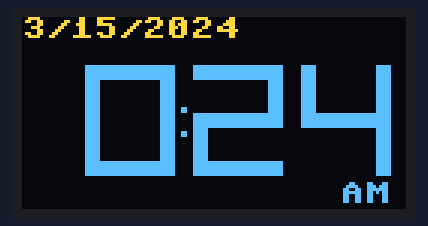
The program below on a simulated Raspberry Pi Pico running MicroPython. Shown: 128×64 one-colour display. The OLED is the two-colour kind (top 16 rows yellow); the clock reads 2024-03-15 10:24:30 at power-on unless the program sets it.

Above: at 0.1 s.
At 63.8 s:
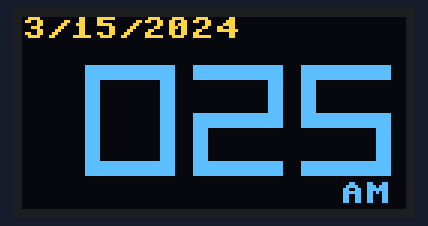
At 128.5 s:
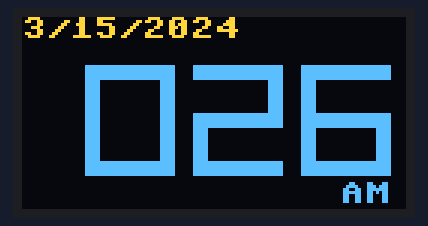

The program:

05-integrating-localtime.py
```python
from machine import Pin, I2C
from ssd1306 import SSD1306_I2C
from utime import localtime, sleep

# OLED DATA Pin on GPIO 0
OLED_SSD1306_SDA_PIN = 0
# OLED Clock Pin on GPIO 1
OLED_SSD1306_SCL_PIN = 1

sda=Pin(OLED_SSD1306_SDA_PIN, Pin.OUT)
scl=Pin(OLED_SSD1306_SCL_PIN, Pin.OUT)

# freq=198000 to 3600000 seem to work.  Use 3000000 as a safe option.
i2c = I2C(0, scl=scl, sda=sda, freq=3000000)

# Initialize display (128x64 pixels)
oled = SSD1306_I2C(128, 64, i2c)

segmentMapping = [
  #a, b, c, d, e, f, g
  [1, 1, 1, 1, 1, 1, 0], # 0
  [0, 1, 1, 0, 0, 0, 0], # 1
  [1, 1, 0, 1, 1, 0, 1], # 2
  [1, 1, 1, 1, 0, 0, 1], # 3
  [0, 1, 1, 0, 0, 1, 1], # 4
  [1, 0, 1, 1, 0, 1, 1], # 5
  [1, 0, 1, 1, 1, 1, 1], # 6
  [1, 1, 1, 0, 0, 0, 0], # 7
  [1, 1, 1, 1, 1, 1, 1], # 8
  [1, 1, 1, 1, 0, 1, 1]  # 9
];


# x and y are upper-left-corner
# width and height are the dimensions of the digit
# thinkness is the width of the line segments
# color is 1 for white and 0 for black
def drawDigit(digit, x, y, width, height, thinkness, color):
  if digit < 0:
      return
  # get a list of the segments that are on for this digit
  segmentOn = segmentMapping[digit];

  # Draw the horizontal segments: top, bottem, middle
  for i in [0, 3, 6]:
    if (segmentOn[i]):
      if (i==0): # top
          yOffset = 0
      if (i==3):
          yOffset = height - thinkness # bottem element
      if (i==6):
          yOffset = height // 2 - thinkness // 2# bottum
      # oled.line(x - size, y+yOffset-size, x + size, y+yOffset-size, 1);
      oled.fill_rect(x, y+yOffset, width, thinkness, color)

  # Draw the vertical segments ur, lr, ll, ul
  for i in [1, 2, 4, 5]:
    if (segmentOn[i]) :
      # upper vertical lines
      if (i==1 or i==5):
          startY = y
          endY = y + height // 2
      # lower two vertical lines (2=lower right and 4=lower left)
      if (i==2 or i==4):
          startY = y + height // 2
          endY = y + height
      if (i==4 or i==5): xOffset = 0
      if (i==1 or i==2): xOffset = width-thinkness

      oled.fill_rect(x+xOffset, startY, thinkness, endY-startY, color)

def update_screen(year, month, day, hour, minute, am_pm, colon_on):

    ## Adjust these to fit the display
    left_margin = -15
    y_offset = 16
    digit_width = 30
    digit_height = 37
    digit_spacing = 36
    digit_thickness = 5
    oled.fill(0)
    date_str = f"{month}/{day}/{year}"
    oled.text(date_str, 0, 0, 1)
    if hour > 12:
        hour = hour - 12
    if hour > 10:
        hour_ten = 1
    else:
        hour_ten = -1
    hour_right = hour % 10

    minute_ten = minute // 10
    minute_right = minute % 10

    # left digit will be 1 or blank
    drawDigit(hour_ten, left_margin,  y_offset, digit_width, digit_height, digit_thickness, 1)
    drawDigit(hour_right, left_margin + 1*digit_spacing,  y_offset, digit_width, digit_height, digit_thickness, 1)
    drawDigit(minute_ten, left_margin + 2*digit_spacing,  y_offset, digit_width, digit_height, digit_thickness, 1)
    drawDigit(minute_right, left_margin + 3*digit_spacing, y_offset, digit_width, digit_height, digit_thickness, 1)

    if colon_on:
        draw_colon(53,30)

    pm_xoffset = 106
    pm_yoffset = 55

    oled.text(am_pm, pm_xoffset, pm_yoffset, 1)

    oled.show()

def draw_colon(x,y):
    oled.fill_rect(x, y, 2, 2,1)
    oled.fill_rect(x, y+8, 2, 2,1)

counter = 0
while True:
    now = localtime()
    year = now[0]
    month = now[1]
    day = now[2]
    hour = now[3]
    if hour > 12:
        am_pm = "PM"
    else:
        am_pm = "AM"
    minute = now[4]

    update_screen(year, month, day, hour, minute, am_pm, True)
    sleep(1)
    update_screen(year, month, day, hour, minute, am_pm, False)
    sleep(1)
    counter += 1
    if counter > 9:
        counter = 0
```
